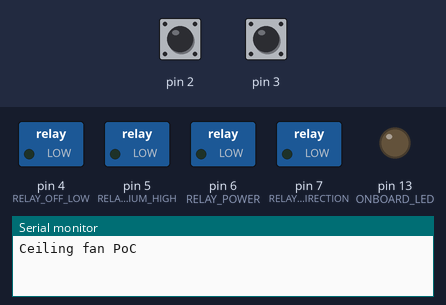
Bench run of a sketch on a simulated Arduino Uno, built with avr-gcc and run on an emulated ATmega328P. Parts: switched loads named in the sketch (green lamp = pin HIGH), output pins drawn as LEDs (lit = HIGH), the last lines printed to the serial monitor. The inputs (shaded band) are chosen by the test bench; at power-on: pin 2 LOW, pin 3 LOW.

Above: at 1.2 s.
1.3 s: pin 2 driven HIGH
At 1.8 s:
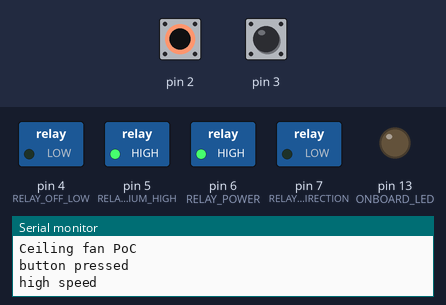
2.8 s: pin 3 driven HIGH
At 4.0 s:
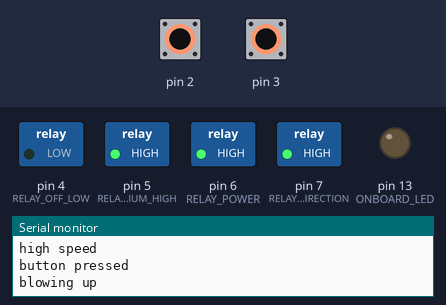
4.3 s: pin 2 driven LOW
5.8 s: pin 2 driven HIGH
At 6.5 s:
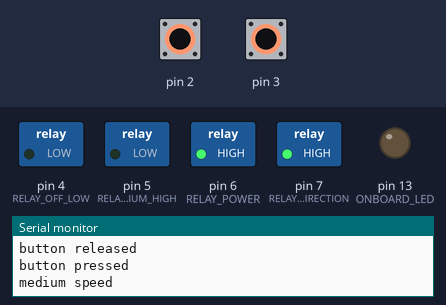
7.3 s: pin 2 pulsed LOW 5 times (0.12 s each, 0.3 s apart)
At 9.4 s:
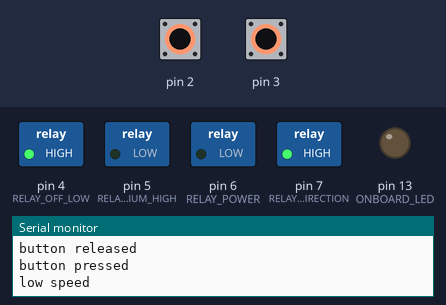
10.3 s: pin 3 pulsed LOW 2 times (0.12 s each, 0.3 s apart)
At 10.57 s:
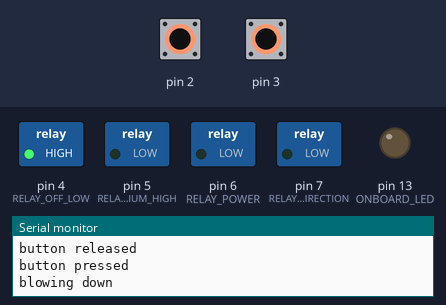
Timing chart, 0 to 13.3 s (numbered marks = the images above; inputs shaded):
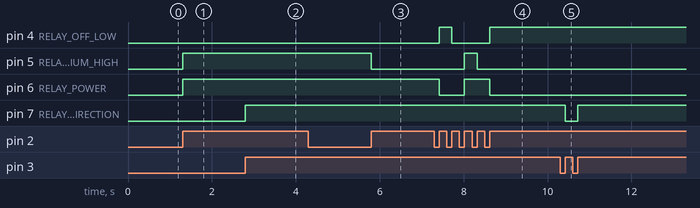

The sketch:

PoC.ino
```cpp
// (licence header left out)
// Arduino Relay Shield v3.0 PIN assignments.
#define RELAY1       7
#define RELAY2       6
#define RELAY3       5
#define RELAY4       4
#define ONBOARD_LED 13

// ***** Wiring ****************************************************************

#define RELAY_OFF_LOW     RELAY4    // NC: off            NO: low speed
#define RELAY_MEDIUM_HIGH RELAY3    // NC: medium speed   NO: high speed
#define RELAY_POWER       RELAY2    // NC: RELAY_OFF_LOW  NO: RELAY_MEDIUM_HIGH
#define RELAY_DIRECTION   RELAY1    // NC: down           NO: up
#define BUTTON_SPEED      2
#define BUTTON_DIRECTION  3

// ***** Fan speed control *****************************************************

#define OFF 0
#define LOW_SPEED 1
#define MEDIUM_SPEED 2
#define HIGH_SPEED 3

void setSpeed(int speed) {
  switch (speed) {
    case OFF:
      Serial.print("off\n");
      digitalWrite(RELAY_OFF_LOW, LOW);       // off
      digitalWrite(RELAY_POWER, LOW);         // power RELAY_OFF_LOW
      digitalWrite(RELAY_MEDIUM_HIGH, LOW);   // not powered
      break;
    case LOW_SPEED:
      Serial.print("low speed\n");
      digitalWrite(RELAY_OFF_LOW, HIGH);      // low speed
      digitalWrite(RELAY_POWER, LOW);         // power RELAY_OFF_LOW
      digitalWrite(RELAY_MEDIUM_HIGH, LOW);   // not powered
      break;
    case MEDIUM_SPEED:
      Serial.print("medium speed\n");
      digitalWrite(RELAY_MEDIUM_HIGH, LOW);   // medium speed
      digitalWrite(RELAY_POWER, HIGH);        // power RELAY_MEDIUM_HIGH
      digitalWrite(RELAY_OFF_LOW, LOW);       // not powered
      break;
    case HIGH_SPEED:
      Serial.print("high speed\n");
      digitalWrite(RELAY_MEDIUM_HIGH, HIGH);  // high speed
      digitalWrite(RELAY_POWER, HIGH);        // power RELAY_MEDIUM_HIGH
      digitalWrite(RELAY_OFF_LOW, LOW);       // not powered
      break;
  }
}

void setupSpeed() {
  pinMode(RELAY_OFF_LOW, OUTPUT);
  pinMode(RELAY_MEDIUM_HIGH, OUTPUT);
  pinMode(RELAY_POWER, OUTPUT);
}

// ***** Fan direction control *************************************************

#define DOWN 0
#define UP 1

void setDirection(int direction) {
  switch (direction) {
    case DOWN:
      Serial.print("blowing down\n");
      digitalWrite(RELAY_DIRECTION, LOW);     // down
      break;
    case UP:
      Serial.print("blowing up\n");
      digitalWrite(RELAY_DIRECTION, HIGH);    // up
      break;
  }
}

void setupDirection() {
  pinMode(RELAY_DIRECTION, OUTPUT);
}

// ***** Button handler ******************************************************

#define NONE    0
#define PRESS   1
#define RELEASE 2

bool buttonReleased[32];

void setupButton(int button) {
  pinMode(button, INPUT);
  buttonReleased[button] = true;
}

int buttonEvent(int button) {
  if (digitalRead(button) == HIGH) {
    if (buttonReleased[button]) {
      buttonReleased[button] = false;
      Serial.print("button pressed\n");
      return PRESS;
    }
  } else if (!buttonReleased[button]) {
    buttonReleased[button] = true;
    Serial.print("button released\n");
    return RELEASE;
  }
  return NONE;
}

// ***** Main Program ********************************************************

int speed = OFF;
int direction = DOWN;
int buttonSpeedReleased = true;
int buttonDirectionReleased = true;

void setup() {
  Serial.begin(9600);
  Serial.print("Ceiling fan PoC\n");
  setupSpeed();
  setupDirection();
  setupButton(BUTTON_SPEED);
  setupButton(BUTTON_DIRECTION);
  pinMode(ONBOARD_LED, OUTPUT);
}

void loop() {
  if (buttonEvent(BUTTON_SPEED) == PRESS) {
    speed += 3;
    speed %= 4;
    setSpeed(speed);
  }
  if (buttonEvent(BUTTON_DIRECTION) == PRESS) {
    direction = 1 - direction;
    setDirection(direction);
  }
}
```

Measured:
- after the input at 1.3 s, pin 5 (RELAY_MEDIUM_HIGH), pin 6 (RELAY_POWER): LOW → HIGH at once
- after the input at 2.8 s, pin 7 (RELAY_DIRECTION): LOW → HIGH at once
- after the input at 5.8 s, pin 5 (RELAY_MEDIUM_HIGH): HIGH → LOW at once
- after the input at 7.3 s, pin 4 (RELAY_OFF_LOW): LOW → HIGH after 0.12 s, → LOW 0.30 s later, → HIGH 0.90 s later; pin 5 (RELAY_MEDIUM_HIGH): LOW → HIGH after 0.72 s, → LOW 0.30 s later; pin 6 (RELAY_POWER): HIGH → LOW after 0.12 s, → HIGH 0.60 s later, → LOW 0.60 s later
- after the input at 10.3 s, pin 7 (RELAY_DIRECTION): HIGH → LOW after 0.12 s, → HIGH 0.30 s later
